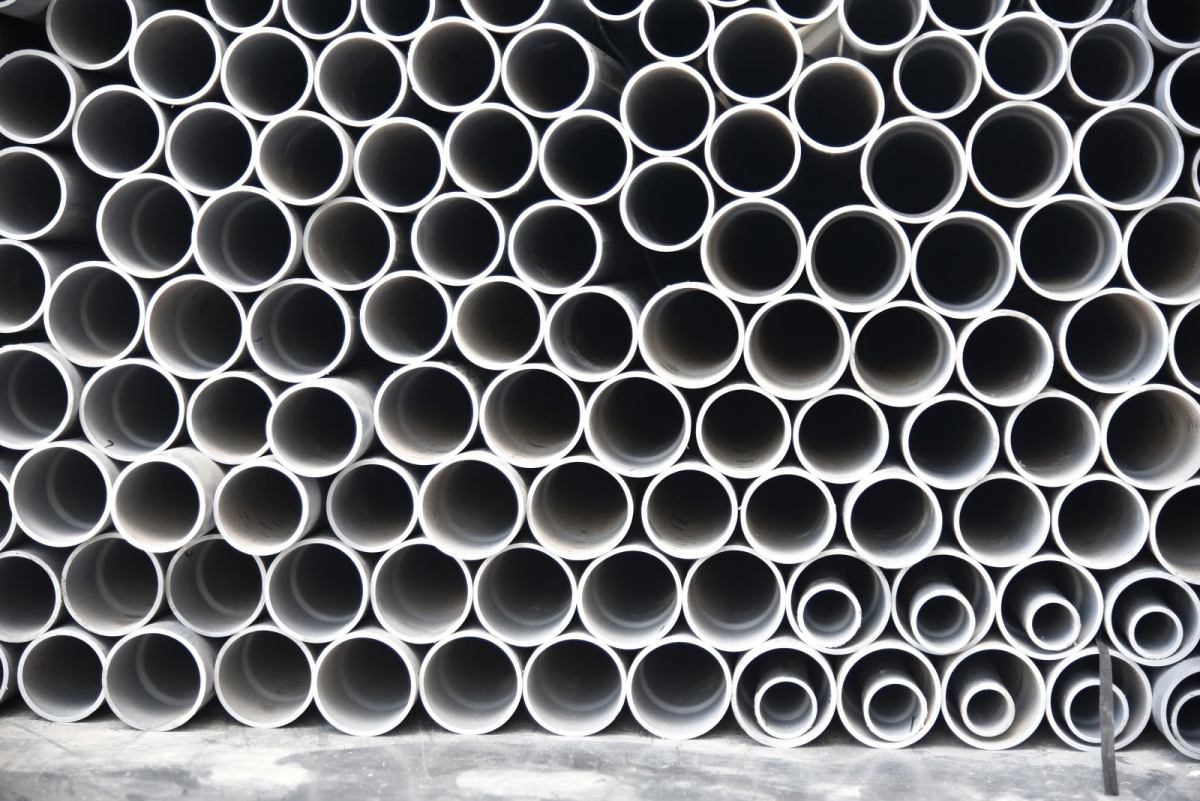
#> input picture samples/ong4.jpg, 1200 x 801 px
$ python test_log.py
#> lines starting #> are read from the running program, lines starting #| are printed output that depends on the picture; after the words box and inside, x2 and y2 are one past the last pixel; in counts of white or black regions, pixels touching at a corner belong together
### DEV/log.py
import os
import logging

from datetime import datetime
from logging.handlers import RotatingFileHandler

def create_logger_cct(name='counthing'):
    if not os.path.exists('../utils/'):
        os.makedirs('../utils/')
    logging.basicConfig(level=logging.INFO)
    handler = RotatingFileHandler('utils/'+str('CCT')+'_' + datetime.now().strftime("%Y-%m-%d")+'.log', maxBytes=0, backupCount=0, encoding="utf-8")
    logger = logging.getLogger('CCT')
    handler.setFormatter(logging.Formatter('%(asctime)s %(levelname)s: [CCT] %(message)s'))
    logger.handlers.clear()
    logger.addHandler(handler)
    return logger

### DEV/test_log.py
import cv2
import numpy as np
import matplotlib.pyplot as plt

import log

class COUNTTHING():
	def __init__(self, path):
		self.path = path

		self.log_cct = log.create_logger_cct()
		self.request_log = "[CCT_CMD] [REQUEST_USER]"
		self.my_list = None
		self.image = None
		self.circles = None
		self.list_point = []
		self.list_radius = []
		self.cct = None
		self.general_radius = None

	def CountFrequency(self):
		try:
			# Creating an empty dictionary
			count = {}
			for i in self.list_radius:
				count[i] = count.get(i, 0) + 1
			my_dict = {k: v for k, v in sorted(count.items(), key=lambda item: item[1], reverse=True)}
			return list(my_dict.keys())
		except Exception as err:
			self.log_cct.info(self.request_log + "] ERROR {CountFrequency()} < " + str(err) + " >")

	def resize_image(self):
		try:
			width_g, height_g = 2048, 1536
			img = cv2.imread(self.path)
#> img is the input picture: shape (801, 1200, 3); mean B, G, R 104.3, 101.4, 100.7
			in_w = img.shape[0]
#> in_w = 801
			in_h = img.shape[1]
#> in_h = 1200
			if in_w < width_g / 2 and in_h < height_g / 2:
				raise ValueError("Input image fail !")
			elif in_w > width_g and in_h > height_g:
				img = cv2.resize(img, dsize=(width_g, height_g), interpolation=cv2.INTER_AREA)
			return img
		except Exception as err:
			self.log_cct.info(self.request_log + "] ERROR {resize_image()} < " + str(err) + " >")

	def write_file_xy(self):
		try:
			f = open("output.txt", "w")
			for c in self.circles[0, :]:
				f.write(str(c[0]) + "\t" + str(c[1]) + "\n")
			f.close()
		except Exception as err:
			self.log_cct.info(self.request_log + "] ERROR {write_file_xy()} < " + str(err) + " >")

	def get_loc_oxy(self):
		try:
			self.circles = np.uint16(np.round(self.circles))
			self.write_file_xy()
			for c in self.circles[0, :]:
				self.list_point.append((c[0], c[1]))
				self.list_radius.append(c[2])
			popular_r = self.CountFrequency()
			self.general_radius = np.average([popular_r[i] for i in range(0, 2)])
			return self.list_point, self.general_radius
		except Exception as err:
			self.log_cct.info(self.request_log + "] ERROR {get_loc_oxy()} < " + str(err) + " >")

	def draw_circles(self):
		try:
			self.cct = 0
			if self.circles is not None:
				circles = np.uint16(np.round(self.circles))
				_, general_radius = self.get_loc_oxy()
				for i in circles[0, :]:
					center = (i[0], i[1])
					radius = int(general_radius) - 1
					if i[2] > radius / 2:
						self.cct = self.cct + 1
						cv2.circle(self.image, center, int(radius / 2), (0, 255, 0), int(radius / 3))  # circle center
						cv2.circle(self.image, center, radius, (0, 255, 255), 3)  # circle outline

			return self.image, self.cct
		except Exception as err:
			self.log_cct.info(self.request_log + "] ERROR {draw_circles()} < " + str(err) + " >")

	def CCT(self):
		try:
			self.image = self.resize_image()
			# self.image = cv2.imread(self.path)
			img2 = self.image
			hsv_img = cv2.cvtColor(self.image, cv2.COLOR_BGR2HSV)
#> hsv_img: shape (801, 1200, 3); mean H, S, V 86.5, 29.6, 105.4
			canny_img = cv2.Canny(hsv_img, 130, 260)
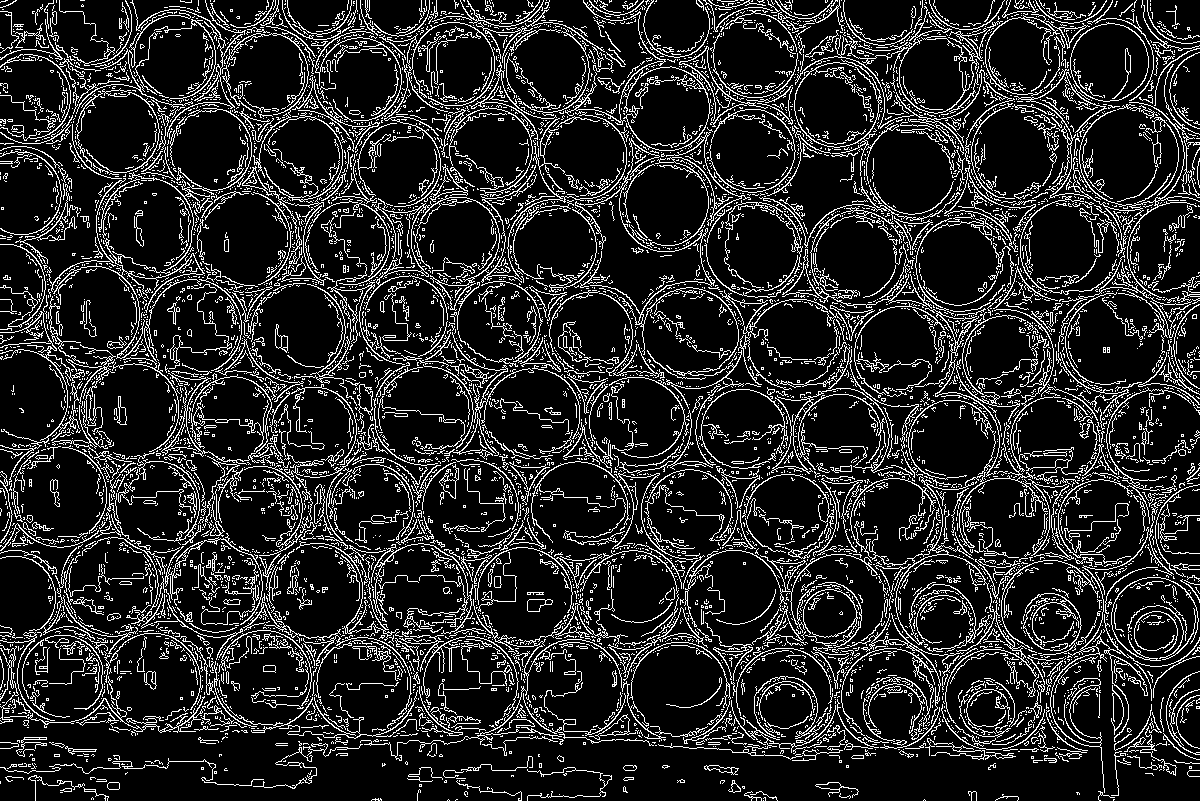
#> canny_img: shape (801, 1200); 15.2% white in thin lines or dots
			_, threshold = cv2.threshold(canny_img, 246, 255, cv2.THRESH_BINARY + cv2.THRESH_OTSU)

			kernel = cv2.getStructuringElement(cv2.MORPH_ELLIPSE, (3, 3))  # 3,3
			morph = cv2.morphologyEx(threshold, cv2.MORPH_CLOSE, kernel)
#> morph: shape (801, 1200); 23.2% white; 679 white regions (518 under 20 px)

			contours, _ = cv2.findContours(morph, cv2.RETR_TREE, cv2.CHAIN_APPROX_SIMPLE)
#> contours = 5271 contours, 2760 with area under 20; largest, box (x1, y1, x2, y2) and area: (0, 0, 1200, 801) 814442, (1080, 106, 1185, 206) 7362, (627, 643, 728, 737) 6860, (1065, 292, 1164, 392) 6834, (422, 459, 519, 561) 6707
			# print(contours)
			for contour in contours:
				approx = cv2.approxPolyDP(contour, 0.000001 * cv2.arcLength(contour, True), True)
				# print(approx)
				cv2.drawContours(img2, [approx], 0, (128, 128, 128), 1)
#> this loop made 5271 passes
#> approx on passes 15, 19, 30: [[851, 791]], [[0, 781], [0, 783]], [[36, 777], [38, 779], [36, 781], [34, 779]]
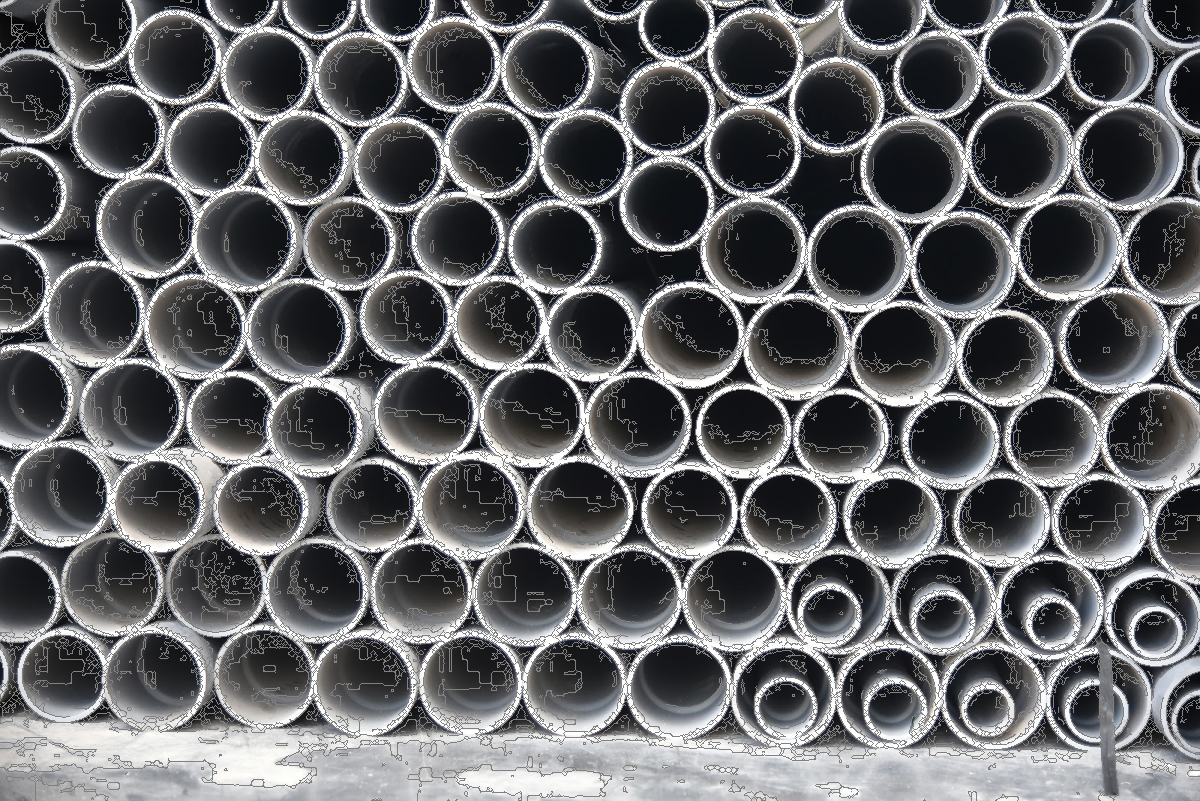
#> img2: shape (801, 1200, 3); 15.66% of pixels changed, all inside (x1, y1, x2, y2) = (0, 0, 1200, 801)
			gray_img = cv2.cvtColor(img2, cv2.COLOR_BGR2GRAY)
			gray_img = cv2.medianBlur(gray_img, 19)
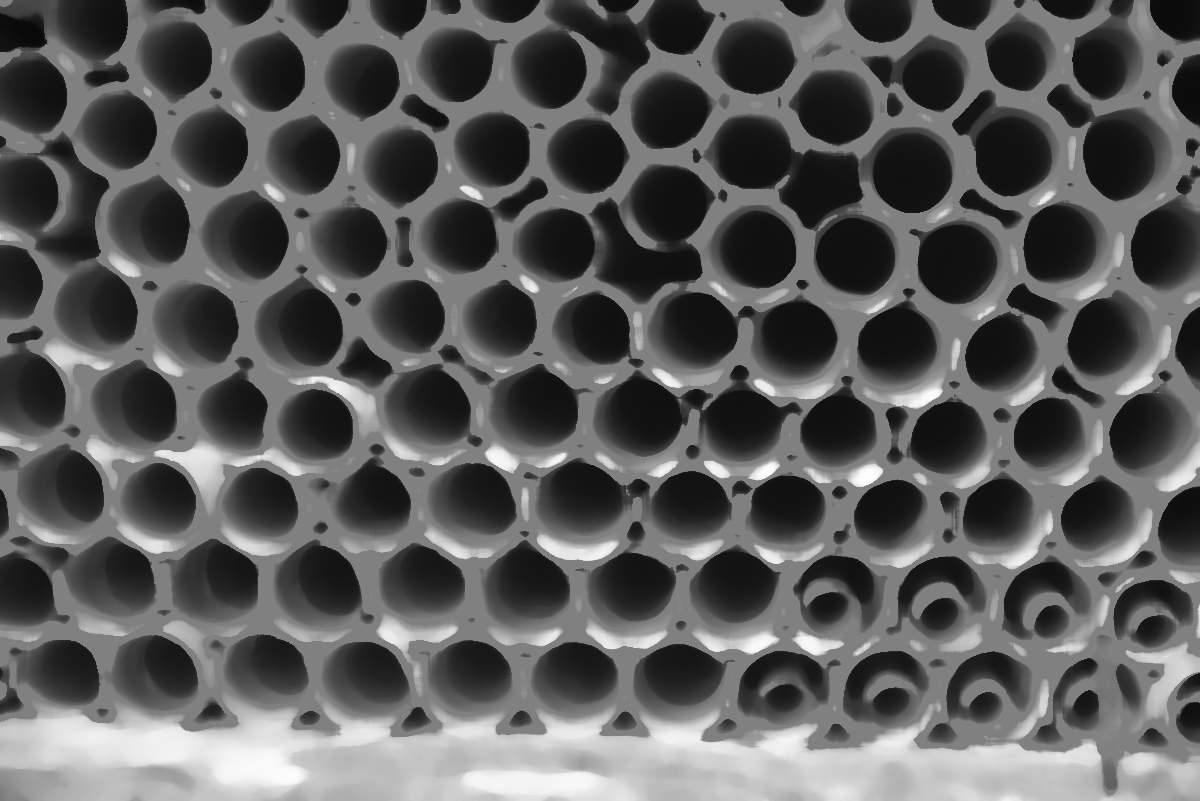
#> gray_img: shape (801, 1200); min 8, max 253, mean 90.9
			self.circles = cv2.HoughCircles(gray_img, cv2.HOUGH_GRADIENT, 1.5, 55, param1=200, param2=39, minRadius=10, maxRadius=70)
#> self.circles = 94 rows, first 8: [956.2, 263.2, 39.25], [911.2, 171.8, 39.25], [587.2, 155.2, 37.9], [1010.2, 153.8, 64.15], [888.8, 696.8, 46], [896.2, 345.8, 38.95], [759.8, 245.2, 62.5], [297.8, 329.2, 44.35]
			return self.draw_circles()
#> in draw_circles, `circles = np.uint16(np.round(self.circles))`: circles = 94 rows, first 8: [956, 263, 39], [911, 172, 39], [587, 155, 38], [1010, 154, 64], [889, 697, 46], [896, 346, 39], [760, 245, 62], [298, 329, 44]
#> in get_loc_oxy, `self.circles = np.uint16(np.round(self.circles))`: self.circles has the same summary as circles in draw_circles
#> the loop in write_file_xy, `for c in self.circles[0, :]:` made 94 passes
#> c on passes 1 to 12: [956, 263, 39], [911, 172, 39], [587, 155, 38], [1010, 154, 64], [889, 697, 46], [896, 346, 39], [760, 245, 62], [298, 329, 44], [578, 505, 56], [839, 596, 43], [992, 700, 48], [668, 110, 38]
#> the loop in get_loc_oxy, `for c in self.circles[0, :]:` made 94 passes
#> after the loop in get_loc_oxy, `for c in self.circles[0, :]:`: self.list_point = 94 pairs, first value 5 to 1196, second value 5 to 721; self.list_radius = 94 values, max 67 at index 72, min 20 at index 90, mean 46.81
#> the loop in CountFrequency, `for i in self.list_radius:` made 94 passes
#> i on passes 1 to 12: 39, 39, 38, 64, 46, 39, 62, 44, 56, 43, 48, 38
#> after the loop in CountFrequency, `for i in self.list_radius:`: count = 31 items
#> in get_loc_oxy, `popular_r = self.CountFrequency()`: popular_r = 31 values, max 67 at index 25, min 20 at index 29, mean 45.71
#> in get_loc_oxy, `self.general_radius = np.average([popular_r[i] for i in range(0, 2)])`: self.general_radius = 41.5
#> the loop in draw_circles, `for i in circles[0, :]:` made 94 passes
#> after the loop in draw_circles, `for i in circles[0, :]:`:
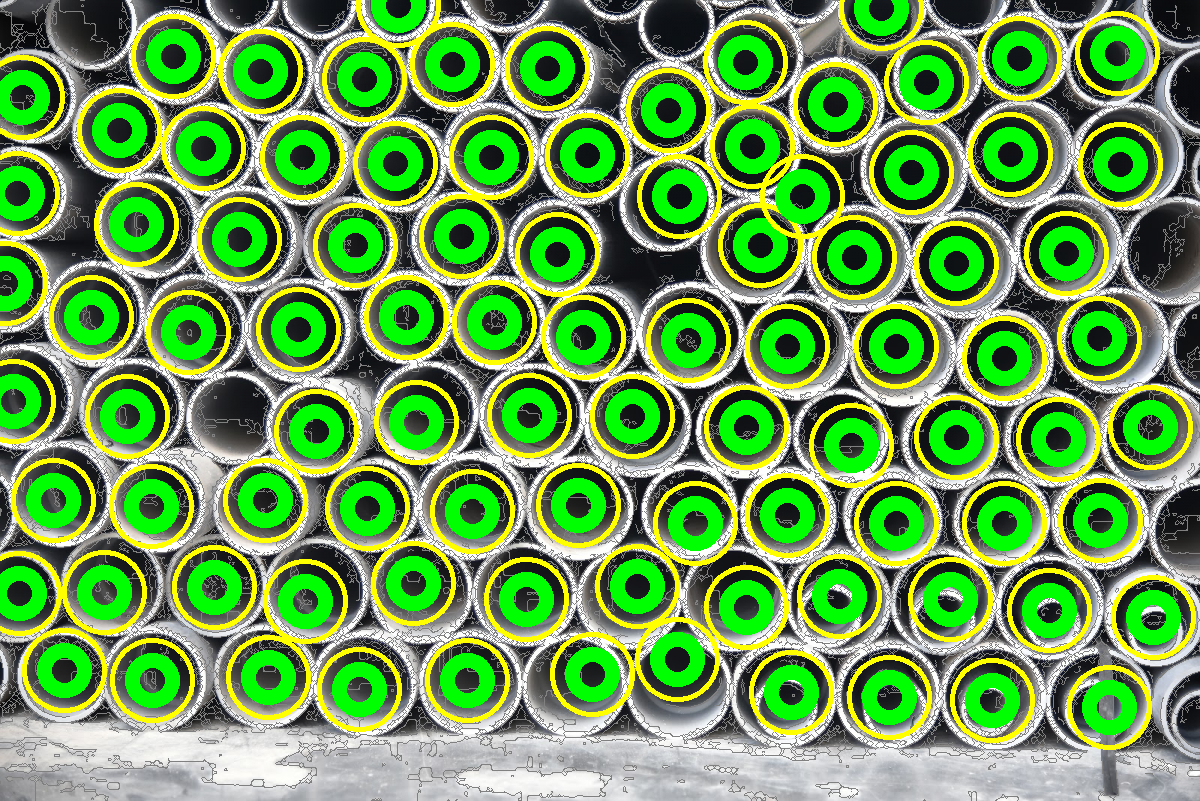
#> self.image: shape (801, 1200, 3); mean B, G, R 80.6, 154.7, 108.6
#> after the loop in draw_circles, `for i in circles[0, :]:`: self.cct = 93
		except Exception as err:
			self.log_cct.info(self.request_log + "] ERROR {draw_circles()} < " + str(err) + " >")

	def main_CCT(self):
		try:
			img, cct = self.CCT()
#> cct = 93
			plt.imshow(img)
			plt.show()
			return
		except Exception as err:
			self.log_cct.info(self.request_log + "] ERROR {main_CCT()} < " + str(err) + " >")

CCT = COUNTTHING("../samples/ong4.jpg")

CCT.main_CCT()
